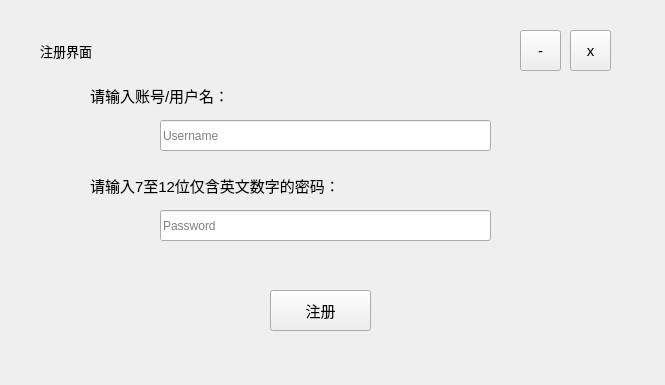
<?xml version="1.0" encoding="UTF-8"?>
<ui version="4.0">
 <class>enroll</class>
 <widget class="QWidget" name="enroll">
  <property name="geometry">
   <rect>
    <x>0</x>
    <y>0</y>
    <width>665</width>
    <height>385</height>
   </rect>
  </property>
  <property name="windowTitle">
   <string>Form</string>
  </property>
  <widget class="QLabel" name="label_2">
   <property name="geometry">
    <rect>
     <x>90</x>
     <y>80</y>
     <width>341</width>
     <height>31</height>
    </rect>
   </property>
   <property name="font">
    <font>
     <pointsize>11</pointsize>
    </font>
   </property>
   <property name="text">
    <string>请输入账号/用户名：</string>
   </property>
  </widget>
  <widget class="QToolButton" name="minButton">
   <property name="geometry">
    <rect>
     <x>520</x>
     <y>30</y>
     <width>41</width>
     <height>41</height>
    </rect>
   </property>
   <property name="font">
    <font>
     <pointsize>11</pointsize>
    </font>
   </property>
   <property name="text">
    <string>-</string>
   </property>
  </widget>
  <widget class="QPushButton" name="enrollButton">
   <property name="geometry">
    <rect>
     <x>270</x>
     <y>290</y>
     <width>101</width>
     <height>41</height>
    </rect>
   </property>
   <property name="font">
    <font>
     <pointsize>11</pointsize>
    </font>
   </property>
   <property name="text">
    <string>注册</string>
   </property>
  </widget>
  <widget class="QLineEdit" name="userName">
   <property name="geometry">
    <rect>
     <x>160</x>
     <y>120</y>
     <width>331</width>
     <height>31</height>
    </rect>
   </property>
   <property name="placeholderText">
    <string>Username</string>
   </property>
  </widget>
  <widget class="QLabel" name="label">
   <property name="geometry">
    <rect>
     <x>40</x>
     <y>30</y>
     <width>161</width>
     <height>41</height>
    </rect>
   </property>
   <property name="font">
    <font>
     <pointsize>10</pointsize>
    </font>
   </property>
   <property name="text">
    <string>注册界面</string>
   </property>
  </widget>
  <widget class="QLineEdit" name="passWord">
   <property name="geometry">
    <rect>
     <x>160</x>
     <y>210</y>
     <width>331</width>
     <height>31</height>
    </rect>
   </property>
   <property name="placeholderText">
    <string>Password</string>
   </property>
  </widget>
  <widget class="QLabel" name="label_3">
   <property name="geometry">
    <rect>
     <x>90</x>
     <y>170</y>
     <width>741</width>
     <height>31</height>
    </rect>
   </property>
   <property name="font">
    <font>
     <pointsize>11</pointsize>
    </font>
   </property>
   <property name="text">
    <string>请输入7至12位仅含英文数字的密码：</string>
   </property>
  </widget>
  <widget class="QToolButton" name="closeButton">
   <property name="geometry">
    <rect>
     <x>570</x>
     <y>30</y>
     <width>41</width>
     <height>41</height>
    </rect>
   </property>
   <property name="font">
    <font>
     <pointsize>11</pointsize>
    </font>
   </property>
   <property name="text">
    <string>x</string>
   </property>
  </widget>
 </widget>
 <resources/>
 <connections/>
</ui>
